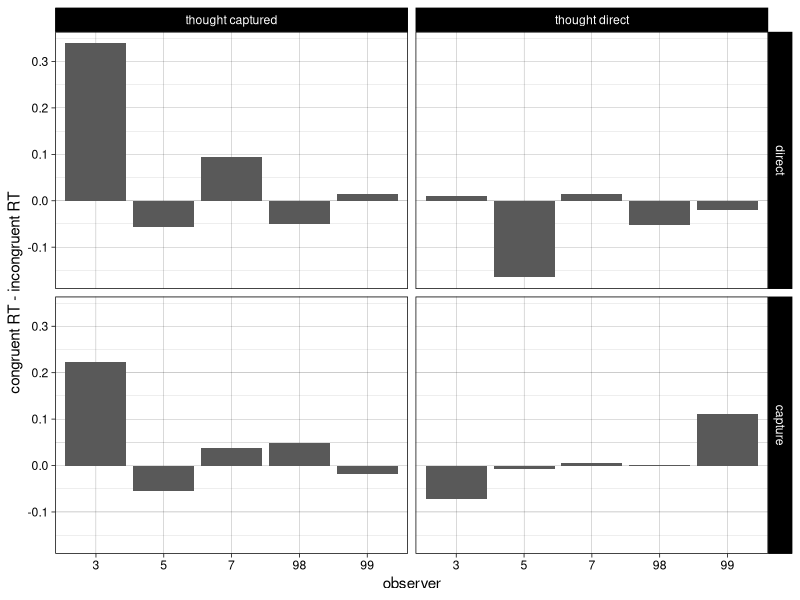

This figure's R source: (Note: this script raises an error after producing the figure.)
library(ggplot2)
library(lme4)
library(car)
library(dplyr)
fDat = read.csv("fixations.csv")
rDat = read.csv("responses.csv")
fDat$observer = as.factor(fDat$observer)
rDat$pathLength = 0
rDat$nFix = 0

for (tr in 1:nrow(rDat))
{
	fix = fDat[which((fDat$trial==rDat$trial[tr]) & (fDat$observer==rDat$observer[tr])),]
	rDat$nFix[tr] = nrow(fix)
	if (nrow(fix)>1)
	{
		amp = sqrt((fix$x[1])^2+(fix$y[1])^2)
		for (f in 2:nrow(fix))
		{
			amp = sqrt((fix$x[f]-fix$x[f-1])^2+(fix$y[f]-fix$y[f-1])^2)
			rDat$pathLength[tr] = rDat$pathLength[tr] + amp
		}
		rm(amp)
	}
	else
	{
		rDat$pathLength[tr] = NaN
	}
}

rDat$congC = as.numeric(rDat$tc == rDat$dc)
rDat$congC[which(rDat$dc==0)] = 2
rDat$congC = as.factor(rDat$congC)
levels(rDat$congC) = c('incongruent', 'congruent', 'no distracter')

# remove incorrect trials, and trials with NA pathlength
dat = filter(rDat, targDiscrim==1, is.finite(pathLength))

# now classify by pathlength


dat$pathLength = dat$pathLength/256
dat$captured = (abs(dat$pathLength - 1) > 0.2)
dat$observer = as.factor(dat$observer)

#  remove some outliers - for now, worst 1% of data
# dat = filter(dat, RT<= quantile(dat$RT, 0.99))
dat = filter(dat, RT >= 0.150, RT <= 3)


dat$captured = as.factor(dat$captured)
levels(dat$captured) = c("direct", "capture")
dat$thoughtNoAttCap = as.factor(dat$thoughtNoAttCap)
levels(dat$thoughtNoAttCap) = c("thought captured", "thought direct")

adat = aggregate(RT ~observer+captured+congC+thoughtNoAttCap, filter(dat,congC!="no distracter"), "median")
icdat = select(filter(adat, congC=="incongruent"), observer, captured, thoughtNoAttCap, RT)
names(icdat)[4] = "incongruent_RT"
ccdat = select(filter(adat, congC=="congruent"), observer, captured, thoughtNoAttCap, RT)
names(ccdat)[4] = "congruent_RT"
compDat = merge(ccdat, icdat)
rm(icdat, ccdat)
compDat$RT_diff = compDat$congruent_RT - compDat$incongruent_RT

cmpPlot = ggplot(compDat, aes(x=observer, y=RT_diff))+geom_bar(stat="identity")
cmpPlot = cmpPlot + facet_grid(captured~thoughtNoAttCap)
cmpPlot = cmpPlot + theme_linedraw()
cmpPlot = cmpPlot + scale_y_continuous(name="congruent RT - incongruent RT")
ggsave("rt2.pdf")

adat2  = (dat 
		%>% group_by(observer, captured, thoughtNoAttCap, congC) 
		%>% summarise(
			medianRT=median(RT)))


summary(lm(medianRT ~ captured * congC * thoughtNoAttCap, adat2))


plt = ggplot(adat2, aes(x=congC, y=meanRT, ymax=meanRT+1.96*stder, ymin=meanRT-1.96*stder))
plt = plt + geom_point() + geom_errorbar() + geom_path()
plt = plt + facet_grid(captured~thoughtNoAttCap)
plt

plt = ggplot(adat, aes(x=thoughtNoAttCap, y=RT, fill=congC)) 
plt = plt + geom_boxplot() + facet_grid(.~captured)
plt



model <- lmer(RT ~ congC * captured * thoughtNoAttCap + (thoughtNoAttCap + congC + captured | observer), data=filter(dat, congC!="no distracter"))

model <- lmer(
	log(RT) ~ congC * captured * thoughtNoAttCap -
	congC:captured:thoughtNoAttCap +
	 (thoughtNoAttCap + congC + captured | observer), dat)